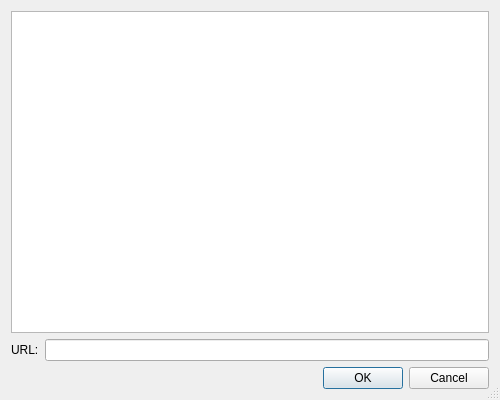
<?xml version="1.0" encoding="UTF-8"?>
<ui version="4.0">
 <class>DbConfigChooserDialog</class>
 <widget class="QDialog" name="DbConfigChooserDialog">
  <property name="geometry">
   <rect>
    <x>0</x>
    <y>0</y>
    <width>500</width>
    <height>400</height>
   </rect>
  </property>
  <property name="windowTitle">
   <string>Database Browser</string>
  </property>
  <property name="sizeGripEnabled">
   <bool>true</bool>
  </property>
  <property name="modal">
   <bool>true</bool>
  </property>
  <layout class="QGridLayout">
   <item row="0" column="0" colspan="2">
    <widget class="CCfg::Ui::DatabaseBrowserTree" name="browser"/>
   </item>
   <item row="1" column="0">
    <widget class="QLabel" name="labelUrl">
     <property name="text">
      <string>URL:</string>
     </property>
    </widget>
   </item>
   <item row="1" column="1">
    <widget class="QLineEdit" name="lineEditUrl">
     <property name="readOnly">
      <bool>true</bool>
     </property>
    </widget>
   </item>
   <item row="2" column="0" colspan="2">
    <widget class="QDialogButtonBox" name="buttonBox">
     <property name="orientation">
      <enum>Qt::Horizontal</enum>
     </property>
     <property name="standardButtons">
      <set>QDialogButtonBox::Cancel|QDialogButtonBox::Ok</set>
     </property>
    </widget>
   </item>
  </layout>
 </widget>
 <customwidgets>
  <customwidget>
   <class>CCfg::Ui::DatabaseBrowserTree</class>
   <extends>QTreeView</extends>
   <header>CCfg/Ui/DatabaseBrowserTree.h</header>
  </customwidget>
 </customwidgets>
 <resources/>
 <connections>
  <connection>
   <sender>buttonBox</sender>
   <signal>accepted()</signal>
   <receiver>DbConfigChooserDialog</receiver>
   <slot>accept()</slot>
   <hints>
    <hint type="sourcelabel">
     <x>248</x>
     <y>254</y>
    </hint>
    <hint type="destinationlabel">
     <x>157</x>
     <y>274</y>
    </hint>
   </hints>
  </connection>
  <connection>
   <sender>buttonBox</sender>
   <signal>rejected()</signal>
   <receiver>DbConfigChooserDialog</receiver>
   <slot>reject()</slot>
   <hints>
    <hint type="sourcelabel">
     <x>316</x>
     <y>260</y>
    </hint>
    <hint type="destinationlabel">
     <x>286</x>
     <y>274</y>
    </hint>
   </hints>
  </connection>
 </connections>
</ui>
